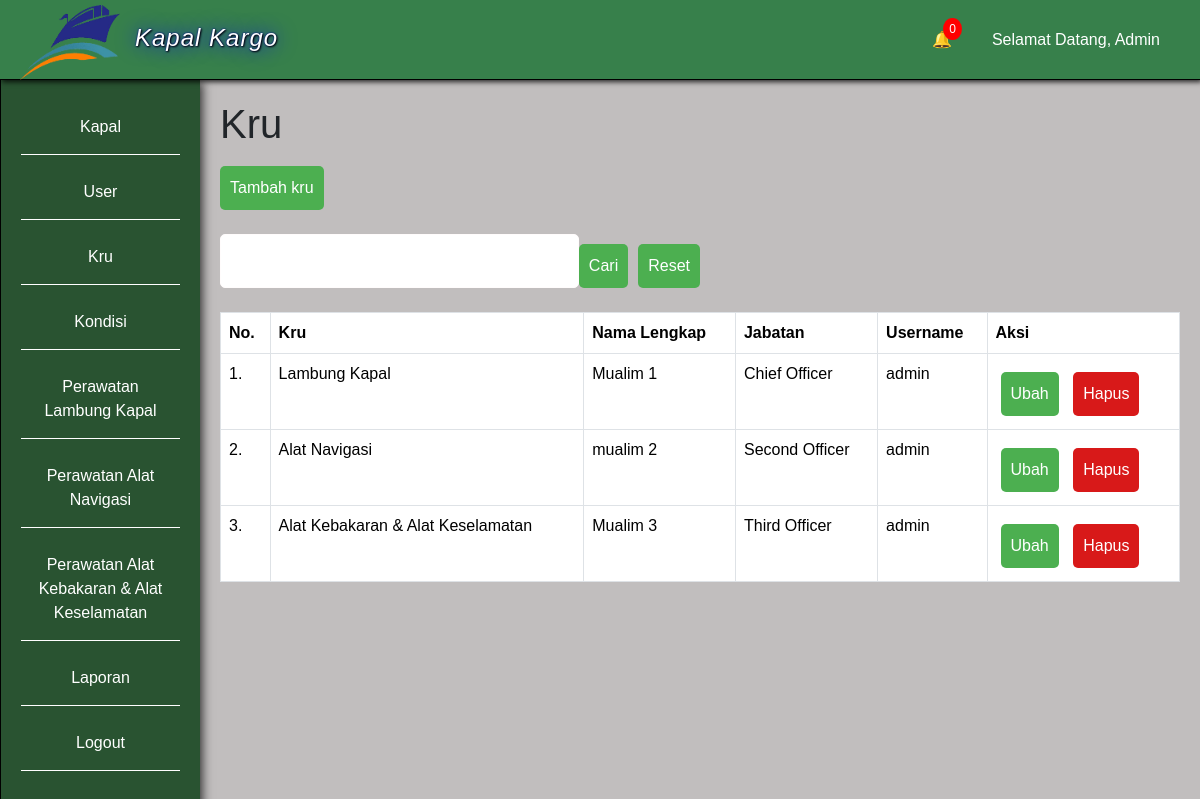
Page /kru.php (signed in) on the earlier database version.
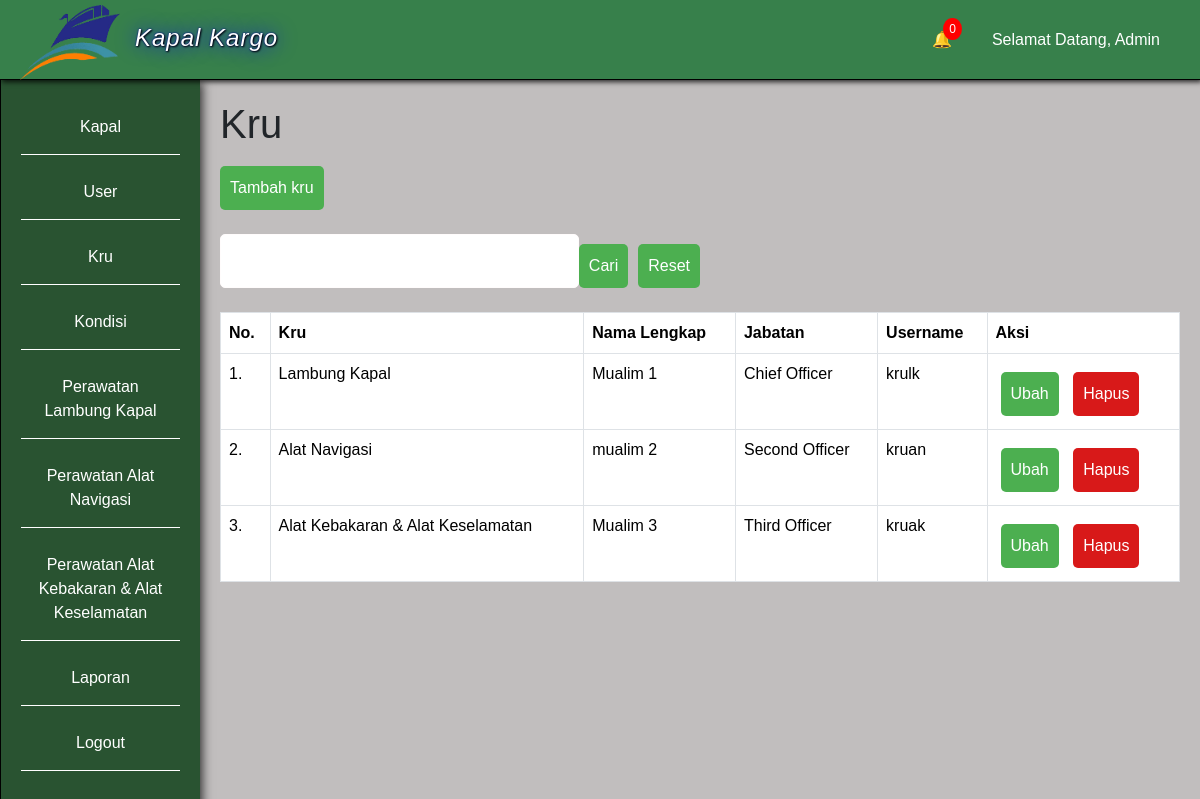
Same page on the later database version.
### tables this page shows
CREATE TABLE `user` (
  `id_user` int(11) NOT NULL,
  `nama_lengkap` varchar(50) NOT NULL,
  `username` varchar(50) NOT NULL,
  `password` varchar(255) NOT NULL,
  `role` enum('Administrator','Kru Lambung Kapal','Kru Alat Navigasi Kapal','Kru Alat Kebakaran dan Keselamatan Kapal') NOT NULL
);

CREATE TABLE `jenis_perawatan` (
  `id_jenis_perawatan` int(11) NOT NULL,
  `jenis_perawatan` varchar(100) NOT NULL
);

CREATE TABLE `kru` (
  `id_kru` int(11) NOT NULL,
  `nama` varchar(50) NOT NULL,
  `jabatan` varchar(50) NOT NULL,
  `id_jenis_perawatan` int(11) NOT NULL,
  `id_user` int(11) NOT NULL
);

### kru.php (the view, shortened to what this page needs)
<?php
    include 'koneksi.php';
    $id_user = $_SESSION['id_user'];
    $dataUser = mysqli_fetch_assoc(mysqli_query($conn, "SELECT * FROM user WHERE id_user = '$id_user'"));
    $kru = mysqli_query($conn, "SELECT * FROM kru INNER JOIN jenis_perawatan ON kru.id_jenis_perawatan = jenis_perawatan.id_jenis_perawatan INNER JOIN user ON kru.id_user = user.id_user ORDER BY nama ASC");
?>
<!doctype html>
<html lang="en">
  <head>
    <link href="https://cdn.jsdelivr.net/npm/bootstrap@5.3.3/dist/css/bootstrap.min.css" rel="stylesheet">
    <link rel="stylesheet" href="style.css">
  </head>
  <body>
  <?php include 'top-side-bar.php'; ?>
    <div class="main">
    <h1>Kru</h1>
        <a href="tambah_kru.php" class="btn">Tambah kru</a>
        <br>
        <br>
        <form method="post" style="display: flex; flex-direction: row; width: 50%;">
            <input type="text" id="cari" name="cari" class="input" required>
            <button type="submit" name="btnCari" class="btn">Cari</button>
            <a href="kru.php" class="btn" style="margin-left: 10px;">Reset</a>
        </form>
        <br>
        <table class="table table-bordered">
            <thead>
                <tr>
                    <th>No.</th>
                    <th>Kru</th>
                    <th>Nama Lengkap</th>
                    <th>Jabatan</th>
                    <th>Username</th>
                    <th>Aksi</th>
                </tr>
            </thead>
            <tbody>
                <?php $i = 1; ?>
                <?php foreach ($kru as $data_kru) : ?>
                    <tr>
                        <td><?= $i++; ?>.</td>
                        <td><?= $data_kru['jenis_perawatan']; ?></td>
                        <td><?= $data_kru['nama']; ?></td>
                        <td><?= $data_kru['jabatan']; ?></td>
                        <td><?= $data_kru['username']; ?></td>
                        <td>
                            <a href="ubah_kru.php?id_kru=<?= $data_kru['id_kru']; ?>" class="btn margin-5px">Ubah</a>
                            <a onclick="return confirm('Apakah Anda yakin ingin menghapus kru <?= $data_kru['nama']; ?>?')" href="hapus_kru.php?id_kru=<?= $data_kru['id_kru']; ?>" class="btn margin-5px bg-red">Hapus</a>
                        </td>
                    </tr>
                <?php endforeach ?>
            </tbody>
        </table>
    </div>
  </body>
</html>

### top-side-bar.php (shortened to what this page needs)
<div class="topbar" style="z-index: 9999;">
    <div class="logo">
        <img src="foto/logo.png" alt="logo kapal">
        <a href="index.php">Kapal Kargo</a>
    </div>
    <nav>
        <ul style="list-style: none; display: flex; gap: 20px;">
            <li class="notif-dropdown">
                <a href="#" id="notif-icon" onclick="toggleDropdown(event)">
                    🔔
                    <span id="notif-count" class="notif-count">0</span>
                </a>
            </li>
            <li><a href="#">Selamat Datang, <?= htmlspecialchars($dataUser['nama_lengkap']); ?></a></li>
        </ul>
    </nav>
</div>
<div class="sidebar" style="overflow-y: auto; padding-bottom: 150px;">
    <ul>
        <li><a href="kapal.php">Kapal</a></li>
        <?php if ($dataUser['role'] == 'Administrator'): ?>
            <li><a href="user.php">User</a></li>
            <li><a href="kru.php">Kru</a></li>
            <li><a href="kondisi.php">Kondisi</a></li>
        <?php endif ?>
        <?php
            $sidebar_jenis_perawatan = mysqli_query($conn, "SELECT * FROM jenis_perawatan");
         ?>
         <?php if ($dataUser['role'] != 'Administrator'): ?>
             <?php foreach ($sidebar_jenis_perawatan as $data_sidebar_jenis_perawatan): ?>
                <?php
                    if (
                        ($dataUser['role'] == 'Kru Lambung Kapal' && $data_sidebar_jenis_perawatan['id_jenis_perawatan'] == 1) ||
                        ($dataUser['role'] == 'Kru Alat Navigasi Kapal' && $data_sidebar_jenis_perawatan['id_jenis_perawatan'] == 2) ||
                        ($dataUser['role'] == 'Kru Alat Kebakaran dan Keselamatan Kapal' && $data_sidebar_jenis_perawatan['id_jenis_perawatan'] == 3)
                    ):
                ?>
                    <li>
                        <a href="perawatan.php?id_jenis_perawatan=<?= $data_sidebar_jenis_perawatan['id_jenis_perawatan']; ?>">
                            Perawatan <?= $data_sidebar_jenis_perawatan['jenis_perawatan']; ?>
                        </a>
                    </li>
                <?php endif; ?>
            <?php endforeach; ?>
        <?php else: ?>
            <?php foreach ($sidebar_jenis_perawatan as $data_sidebar_jenis_perawatan): ?>
                <li>
                    <a href="perawatan.php?id_jenis_perawatan=<?= $data_sidebar_jenis_perawatan['id_jenis_perawatan']; ?>">
                        Perawatan <?= $data_sidebar_jenis_perawatan['jenis_perawatan']; ?>
                    </a>
                </li>
            <?php endforeach; ?>
        <?php endif ?>
        <?php if ($dataUser['role'] == 'Administrator'): ?>
            <li><a href="laporan.php">Laporan</a></li>
        <?php endif ?>
        <li><a href="logout.php">Logout</a></li>
    </ul>
</div>

### style.css (style rules this page uses)
body { font-family: Arial, sans-serif; background-color: #c1bebe; margin: 0; }
.input { padding: 10px; border: 1px solid #fffcfc; border-radius: 5px; font-size: 16px; width: 100%; }
.margin-5px { margin: 5px; }
.btn { margin-top: 10px; display: inline-block; padding: 10px; border: none; border-radius: 5px; background-color: #4CAF50; color: #fff; font-size: 16px; cursor: pointer; text-decoration: none; }
.bg-red { background-color: rgb(216, 25, 25); }
.topbar { background-color: rgb(55, 128, 75); color: #fff; display: flex; align-items: center; padding: 20px; position: fixed; width: 100%; height: 80px; border-bottom: 1px solid black; box-shadow: 2px 2px 5px rgba(0,0,0,0.8); }
.logo { font-size: 24px; font-weight: 500; margin-right: auto; }
.logo img { width: 100px; height: 75px; margin-top: 5px; margin-right: 15px; float: left; }
.logo a { display: inline-block; margin-top: 20px; font-family:impact, sans-serif; letter-spacing: 1px; text-shadow: 1px 1px 2px black, 0 0 20px blue, 0 0 2px darkblue; font-style: italic; text-decoration: none; color: white; }
nav ul { list-style: none; margin: 0; padding: 0; display: flex; }
nav li { margin-right: 20px; }
nav a { color: #fff; text-decoration: none; font-size: 16px; }
.sidebar { background-color: #295331; color: #fff; height: 100vh; width: 200px; position: fixed; left: 0; padding: 20px; top: 80px; border-left: 1px solid black; box-shadow: 2px 2px 10px rgba(0,0,0,0.8); }
.sidebar ul { list-style: none; margin: 0; padding: 0; }
.sidebar li { border-bottom: 1px solid white; margin-bottom: 10px; text-align: center; }
.sidebar a { display: inline-block; color: #fff; text-decoration: none; font-size: 16px; width: 100%; padding: 15px; margin: auto; }
.main { padding-left: 220px; padding-right: 20px; padding-bottom: 20px; padding-top: 100px; }

### top-side-bar.php (style rules this page uses)
.notif-dropdown { position: relative; display: inline-block; }
.notif-count { position: absolute; top: -10px; right: -10px; background: red; color: white; border-radius: 50%; padding: 2px 6px; font-size: 12px; }

Differences in the rows shown:
changed kru "Mualim 1": id_user.username "admin" → "krulk"
changed kru "mualim 2": id_user.username "admin" → "kruan"
changed kru "Mualim 3": id_user.username "admin" → "kruak"
